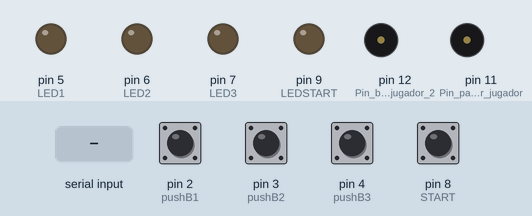
This sketch was run on a simulated Arduino Uno, built with avr-gcc and run on an emulated ATmega328P. On the bench: output pins drawn as LEDs (lit = HIGH), buzzer (waves = sounding, pin HIGH). The inputs (shaded band) are chosen by the test bench; at power-on: pin 2 (pushB1), pin 3 (pushB2), pin 4 (pushB3), pin 8 (START) HIGH. What the sketch prints to the serial monitor is not drawn.

Above: at 1.3 s.
1.4 s: pin 8 (START) pulled LOW for 0.15 s
At 4.3 s:
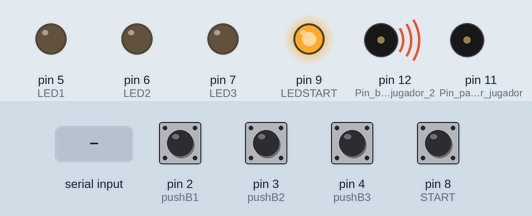
4.4 s: "A" received over Serial
6.2 s: pin 2 (pushB1) pulled LOW for 0.15 s
At 6.8 s:
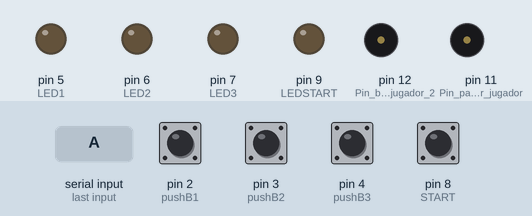
7.8 s: pin 3 (pushB2) pulled LOW for 0.15 s
At 9.1 s:
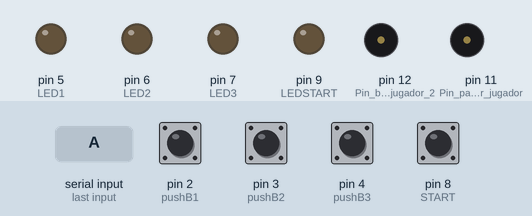
9.4 s: pin 4 (pushB3) pulled LOW for 0.15 s
At 9.49 s:
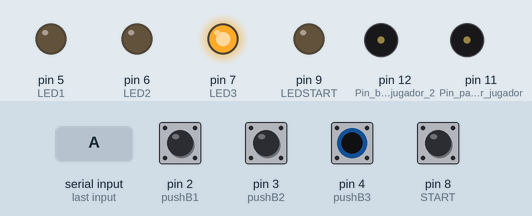
Timing chart, 0 to 12.4 s (numbered marks = the images above; inputs shaded):
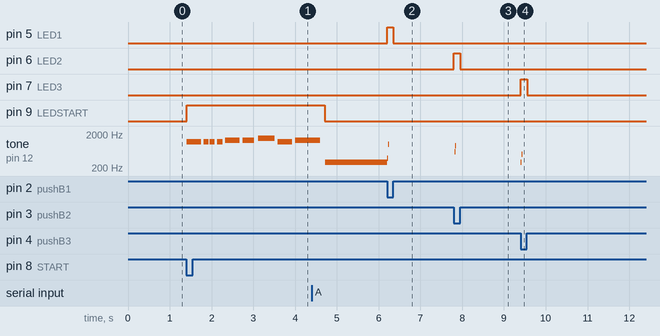

Measured:
- after the input at 1.4 s, pin 9 (LEDSTART): LOW → HIGH at once; tone on pin 12 (Pin_buzzer_jugador_2): plays 1174 Hz for 0.35 s, 1174 Hz for 0.13 s, 1174 Hz for 0.13 s, 1174 Hz for 0.13 s, 1318 Hz for 0.35 s, 1318 Hz for 0.28 s … (9 notes in this stretch), starting at once
- after the input at 6.2 s, pin 5 (LED1): LOW → HIGH at once, → LOW 0.15 s later; tone on pin 12 (Pin_buzzer_jugador_2): 300 Hz → 392 Hz at once, → silent 0.02 s later, → 1000 Hz 0.01 s later, → silent 0.02 s later
- after the input at 7.8 s, pin 6 (LED2): LOW → HIGH at once, → LOW 0.16 s later; tone on pin 12 (Pin_buzzer_jugador_2): silent → 600 Hz at once, → 900 Hz 0.01 s later, → silent 0.02 s later
- after the input at 9.4 s, pin 7 (LED3): LOW → HIGH at once, → LOW 0.15 s later; tone on pin 12 (Pin_buzzer_jugador_2): silent → 300 Hz at once, → 500 Hz 0.02 s later, → silent 0.02 s later

The sketch:

Proyecto_controles.ino
```cpp
 /*
  Valerie Valdez                                                                  Carné: 19659
  Universidad del Valle de Guatemala                                              Sección 10

                                          Electrónica Digital
                                              Proyecto # 2
                                       Controles para el juego
 */

//******************************************************************************************
//                                  V A R I A B L E S
//******************************************************************************************
char Message;                         // Variable para la comunicación serial
const int pushB1 = 2;                 // Botón 1er jugador attached pin 2
const int pushB2 = 3;                 // Botón especial attached pin 3
const int pushB3 = 4;                 // El otro especial attached pin 4
const int pushB4 = 5;                 // Botón 1er jugador attached pin 5
const int pushB5 = 6;                 // Botón especial attached pin 6
const int pushB6 = 7;                 // El otro especial attached pin 7
const int START = 8;                  // Botón de inicio attached al pin 8

int FLAG = 0;                         // Banderas para los botones
int FLAG2 = 0;                        // Banderas para los botones
int FLAG3 = 0;                        // Banderas para los botones
int FLAG4 = 0;                        // Banderas para los botones
int FLAG5 = 0;                        // Banderas para los botones
int FLAG6 = 0;                        // Banderas para los botones
int FLAG7 = 0;                        // Banderas para los botones

unsigned char INICIO = 1;             // Flag para el Inicio
const int LED1 = 5;
const int LED2 = 6;
const int LED3 = 7;
const int LEDSTART = 9;

//******************************************************************************************
//                                     S E T   U P
//******************************************************************************************
void setup() {
  Serial.begin(9600);                 // Inicializar C. serial a 9600 bits per second
  delay(100);
  pinMode(pushB1, INPUT_PULLUP);      // Hacer el pin un input pull up
  pinMode(pushB2, INPUT_PULLUP);
  pinMode(pushB3, INPUT_PULLUP);
  //pinMode(pushB4, INPUT_PULLUP);      // Botón 2do jugador
  //pinMode(pushB5, INPUT_PULLUP);      // Botón especial
  //pinMode(pushB6, INPUT_PULLUP);      // El otro especial
  pinMode(START, INPUT_PULLUP);
  pinMode(LED1, OUTPUT);
  pinMode(LED2, OUTPUT);
  pinMode(LED3, OUTPUT);
  pinMode(LEDSTART, OUTPUT);
  pinMode(11,OUTPUT);                   // Pin para el Buzer jugador 1
  pinMode(12,OUTPUT);                   // Pin buzzer jugador 2

}

//*****************************************************************************************
//                               L O O P   P R I N C I P A L
//*****************************************************************************************
void loop() {
    delay(10);

    if (digitalRead(START) == HIGH){     // Primer botón
        FLAG7 = 1;                       // Bandera para el antirrebote
        digitalWrite(LEDSTART, LOW);
          }
    else{
        if(FLAG7 == 1){                  // Si la FLAG está encendida entonces apgarla
           FLAG7 = 0;                    // Apagar bandera
           Serial.write(0);
           digitalWrite(LEDSTART, HIGH);

          // Música de inicio
          tone(12,1174.7);   // D
          delay(350);
          noTone(12);
          delay(55);
          tone(12,1174.7);   // D
          delay(125);
          noTone(12);
          delay(25);
          tone(12,1174.7);   // D
          delay(125);
          noTone(12);
          delay(60);
          tone(12,1174.7);   // D
          delay(125);
          noTone(12);
          delay(60);

          tone(12,1318.5);   // D#
          delay(350);
            noTone(12);
          delay(70);
          tone(12,1318.5);   // D#
          delay(275);
          noTone(12);
          delay(90);

          tone(12,1480);   // E
          delay(400);
          noTone(12);
          delay(70);

          tone(12,1174.7);   // D
          delay(350);
          noTone(12);
          delay(70);

          tone(12,1318.5);   // D#
          delay(600);
          noTone(12);
          delay(100);

           INICIO = 0;
           }
       }

//                 P R I M E R   J U G A D O R

    if (INICIO == 0){                   // Si no se precionó START entonces no comienza
    if (Serial.available()){
        Message = Serial.read();                   // Guardar lo leído en Message
        Serial.write(Message);                     // Escribir lo que se recibe
        delay(4);
        if(Message == 49){                          // Recibe un 1
        INICIO = 1;
    }
    if(Message == 65){                          // Recibe un 1
       tone(12,1);                // Tono del otro especial
       tone(12,300);  ;
    }
    if(Message == 66){                          // Recibe un 1
      tone(12,1);                // Tono del otro especial
      tone(12,300); ;
    }
    }


    if (digitalRead(pushB1) == HIGH){   // Primer botón: primer jugador
        FLAG = 1;                       // Bandera para el antirrebote
        digitalWrite(LED1, LOW);
          }
    else{
        if(FLAG == 1){                  // Si la FLAG está encendida entonces apgarla
           FLAG = 0;                    // Apagar bandera
           digitalWrite(LED1, HIGH);
           Serial.write(1);             // Se envía el dato ASCII = 1

           tone(12,392);                // Tonos para el ataque normal
           delay(20);
           noTone(12);
           delay(10);
           tone(12, 1000);
           delay(20);
           noTone(12);
           tone(12,500);
           noTone(12);
           }
        }


    if (digitalRead(pushB2) == HIGH){   // Segundo botón: Botón especial
        FLAG2 = 1;                      // Bandera para el antirrebote
        digitalWrite(LED2, LOW);
          }
    else{
        if(FLAG2 == 1){                 // Si la FLAG está encendida entonces apgarla
           FLAG2 = 0;                   // Apagar bandera
           digitalWrite(LED2, HIGH);
           Serial.write(2);             // Se envía el dato ASCII = 2

           tone(12,50);                 // Tonos para el ataque especial
           delay(7);
           noTone(12);
           delay(15);
           tone(12, 600);
           delay(10);
           noTone(12);
           tone(12,900);
           delay(15);
           noTone(12);
           }
        }


    if (digitalRead(pushB3) == HIGH){   // Tercer botón: EL otro especial
        FLAG3 = 1;                      // Bandera para el antirrebote
        digitalWrite(LED3, LOW);
          }
    else{
        if(FLAG3 == 1){                 // Si la FLAG está encendida entonces apgarla
           FLAG3 = 0;                   // Apagar bandera
           digitalWrite(LED3, HIGH);
           Serial.write(3);            // Se envía el dato ASCII = 3

             tone(12,1);                // Tono del otro especial
             tone(12,300);
             delay(20);
             tone(12, 500);
             delay(15);
             noTone(12);
           }
        }


//                 S E G U N D O    J U G A D O R
   /*if (digitalRead(pushB4) == HIGH){   // Cuarto botón: 1ero del 2do
        FLAG4 = 1;                       // Bandera para el antirrebote
          }
    else{
        if(FLAG4 == 1){                  // Si la FLAG está encendida entonces apgarla
           FLAG4 = 0;                    // Apagar bandera
           Serial.write(4);              // Se envía el dato ASCII = 4

           tone(12,392);                 // Tonos para el ataque normal
           delay(20);
           noTone(12);
           delay(10);
           tone(12, 1000);
           delay(20);
           noTone(12);
           tone(12,500);
           noTone(12);
           }
        }


    if (digitalRead(pushB5) == HIGH){   // Quinto botón: 2do Especial
        FLAG5 = 1;                      // Bandera para el antirrebote
          }
    else{
        if(FLAG5 == 1){                 // Si la FLAG está encendida entonces apgarla
           FLAG5 = 0;                   // Apagar bandera
           Serial.write(5);             // Se envía el dato ASCII = 5

           tone(12,50);                 // Tonos para el ataque especial
           delay(7);
           noTone(12);
           delay(15);
           tone(12, 600);
           delay(10);
           noTone(12);
           tone(12,900);
           delay(15);
           noTone(12);
           }
        }


    if (digitalRead(pushB6) == HIGH){   // Tercer botón: 2do El otro especial
        FLAG6 = 1;                      // Bandera para el antirrebote
          }
    else{
        if(FLAG6 == 1){                 // Si la FLAG está encendida entonces apgarla
           FLAG6 = 0;                   // Apagar bandera
           Serial.write(6);             // Se envía el dato ASCII = 6

           tone(12,1);                  // Tono del otro especial
           tone(12,300);
           delay(20);
           tone(12, 500);
           delay(15);
           noTone(12);
           }
        }
        */
}
}
```
